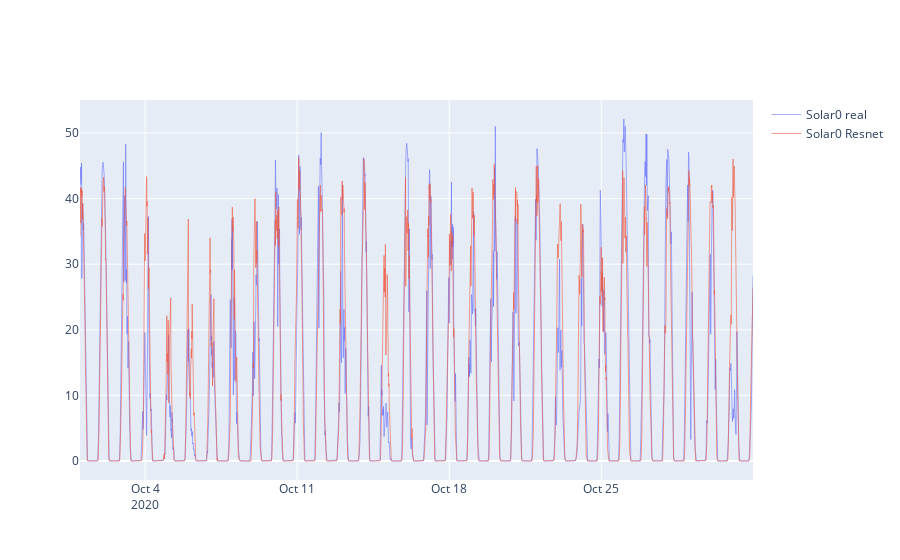

This figure's notebook cell:
### Code cell
check_key = 'Solar0'
fig = go.Figure()
single_user_res = pd.read_csv('solar0_res.csv',index_col = 0, header = None)
solar1 = single_user_res.iloc[0]
real_value = data_processed[check_key][check_key][-oct_length:] if check_key.find('Solar') != -1 else data_processed[check_key]['consumption'][-oct_length:]
naive_value = data_processed[check_key][check_key][-oct_length-naive_shift:-naive_shift] if check_key.find('Solar') != -1 else data_processed[check_key]['consumption'][-oct_length-naive_shift:-naive_shift]
predictted_value = solar1
# ini_predictions_value = ini_predictions[check_key]
sust = np.mean(np.abs(naive_value - real_value.values))
diff = np.mean(np.abs(real_value.values - predictted_value))
print('Resnet MASE: ' ,diff/sust)
fig.add_trace(
        go.Scatter(
            x= time_series, y=real_value, line_width = 0.8, opacity = 0.7, name =check_key + ' real'
        )
    )
# fig.add_trace(
#         go.Scatter(
#             x= time_series, y=predictted_value, line_width = 0.8, opacity = 0.7, name = check_key + ' predict'
#         )
#     )
fig.add_trace(
        go.Scatter(
            x= time_series, y=predictted_value, line_width = 0.8, opacity = 0.7, name = check_key + ' Resnet'
        )
    )

### Figure 1 — Plotly figure (JSON) as saved in the notebook; plotly's stock layout.template omitted (floating-point values rounded to 4 significant figures; data arrays with more than 128 entries replaced by an {"elided": "..."} marker saying what was removed)
{"data": [{"line": {"width": 0.8}, "name": "Solar0 real", "opacity": 0.7, "type": "scatter", "x": {"elided": "2976 str values"}, "y": {"elided": "2976 float values"}}, {"line": {"width": 0.8}, "name": "Solar0 Resnet", "opacity": 0.7, "type": "scatter", "x": {"elided": "2976 str values"}, "y": {"elided": "2976 float values"}}], "layout": {}}
